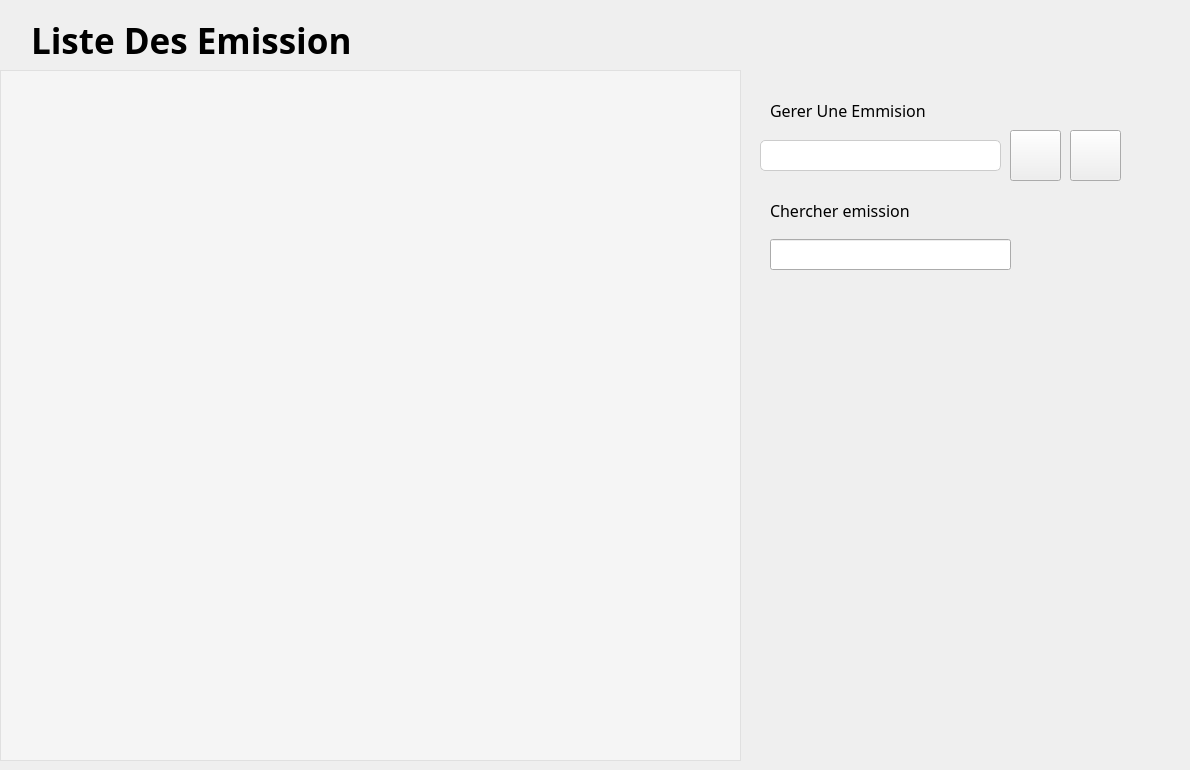
    <widget class="QWidget" name="affichageemission">
     <widget class="QTableView" name="emission_tableview">
      <property name="geometry">
       <rect>
        <x>0</x>
        <y>70</y>
        <width>741</width>
        <height>691</height>
       </rect>
      </property>
      <property name="styleSheet">
       <string notr="true">QTableView {
    background-color: #f5f5f5; /* Light gray background */
    alternate-background-color: #ffffff; /* Alternate row background color */
    border: 1px solid #e0e0e0; /* Light gray border */
    selection-background-color: #d8c6ff; /* Violet background color for selected items */
    selection-color: #000000; /* Text color for selected items */
}

QTableView::item {
    padding: 5px; /* Padding around table items */
    border-bottom: 1px solid #e0e0e0; /* Bottom border for items */
}

QTableView::item:selected {
    background-color: #d8c6ff; /* Violet background color for selected items */
    color: #000000; /* Text color for selected items */
}

QHeaderView::section {
    background-color: #e1d5ff; /* Violet header background color */
    color: #000000; /* Header text color */
    padding: 5px; /* Padding around header text */
    border: 1px solid #c0c0c0; /* Border around header */
    border-top: none; /* Remove top border */
    border-right: none; /* Remove right border */
}

QTableView::horizontalHeader {
    border-bottom: 2px solid #c0c0c0; /* Border at the bottom of the horizontal header */
}

QTableView::verticalHeader {
    border-right: 2px solid #c0c0c0; /* Border at the right of the vertical header */
}
</string>
      </property>
     </widget>
     <widget class="QComboBox" name="comboBox_DelEmission">
      <property name="geometry">
       <rect>
        <x>760</x>
        <y>140</y>
        <width>241</width>
        <height>31</height>
       </rect>
      </property>
      <property name="styleSheet">
       <string notr="true">QComboBox {
    padding: 5px;
    border: 1px solid #ccc;
    border-radius: 5px;
    background-color: #fff;
    selection-background-color: #e0e0e0;
    selection-color: #000;
}

QComboBox::drop-down {
    border: none;
    background-color: transparent;
    width: 20px;
}
</string>
      </property>
     </widget>
     <widget class="QPushButton" name="recherche_emm">
      <property name="geometry">
       <rect>
        <x>1020</x>
        <y>240</y>
        <width>41</width>
        <height>41</height>
       </rect>
      </property>
      <property name="styleSheet">
       <string notr="true">
background-image: url(:/Loupe1.png);
border-radius: 5px;</string>
      </property>
      <property name="text">
       <string/>
      </property>
     </widget>
     <widget class="QLabel" name="label_36">
      <property name="geometry">
       <rect>
        <x>760</x>
        <y>190</y>
        <width>421</width>
        <height>41</height>
       </rect>
      </property>
      <property name="font">
       <font>
        <family>Segoe UI Variable Text Semibold</family>
        <pointsize>12</pointsize>
        <weight>50</weight>
        <bold>false</bold>
       </font>
      </property>
      <property name="styleSheet">
       <string notr="true">border-left:5px solid violet;
padding-left:1px;</string>
      </property>
      <property name="text">
       <string>Chercher emission </string>
      </property>
     </widget>
     <widget class="QLabel" name="label_37">
      <property name="geometry">
       <rect>
        <x>760</x>
        <y>90</y>
        <width>421</width>
        <height>41</height>
       </rect>
      </property>
      <property name="font">
       <font>
        <family>Segoe UI Variable Text Semibold</family>
        <pointsize>12</pointsize>
        <weight>50</weight>
        <bold>false</bold>
       </font>
      </property>
      <property name="styleSheet">
       <string notr="true">border-left:5px solid violet;
padding-left:1px;</string>
      </property>
      <property name="text">
       <string>Gerer Une Emmision</string>
      </property>
     </widget>
     <widget class="QLineEdit" name="searchLineEdit">
      <property name="geometry">
       <rect>
        <x>770</x>
        <y>239</y>
        <width>241</width>
        <height>31</height>
       </rect>
      </property>
     </widget>
     <widget class="QPushButton" name="pushButton_19">
      <property name="geometry">
       <rect>
        <x>1010</x>
        <y>130</y>
        <width>51</width>
        <height>51</height>
       </rect>
      </property>
      <property name="cursor">
       <cursorShape>PointingHandCursor</cursorShape>
      </property>
      <property name="styleSheet">
       <string notr="true">
background-image: url(:/trash1.png);</string>
      </property>
      <property name="text">
       <string/>
      </property>
     </widget>
     <widget class="QPushButton" name="rechh">
      <property name="geometry">
       <rect>
        <x>1070</x>
        <y>130</y>
        <width>51</width>
        <height>51</height>
       </rect>
      </property>
      <property name="styleSheet">
       <string notr="true">
background-image: url(:/pen1.png);</string>
      </property>
      <property name="text">
       <string/>
      </property>
     </widget>
     <widget class="QLabel" name="label_38">
      <property name="geometry">
       <rect>
        <x>10</x>
        <y>20</y>
        <width>391</width>
        <height>41</height>
       </rect>
      </property>
      <property name="font">
       <font>
        <family>Segoe UI Variable Text Semibold</family>
        <pointsize>26</pointsize>
        <weight>75</weight>
        <bold>true</bold>
       </font>
      </property>
      <property name="styleSheet">
       <string notr="true">border-left:10px solid violet;
padding-left:1px;</string>
      </property>
      <property name="text">
       <string>Liste Des Emission</string>
      </property>
     </widget>
    </widget>
